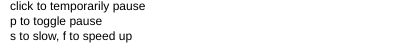
Frame 1 (no input)
Frame 60 (no input): identical to frame 1, image omitted
Frame 120 (the mouse pressed at the canvas centre since frame 60): identical to frame 1, image omitted

The p5.js sketch that drew this single still picture (run headless with seeded random() and noise() and a simulated clock; from frame 60 on, the mouse is pressed at the canvas centre):

// p5.js sketch
// ── sketch.js
let rowArr = [];
let currentValue = 1; // start with Option 1
let numRows = 30; // number of radio button rows
let numCols = 25; // number of options per radio button
let paused = false; //animation state
let speed;
let slider; //scoping slider so it can be used in the draw loop and keypressed after setup

function setup() {
  createCanvas(400, 50);
  for (let i = 0; i < numRows; i++) {
    // create a new radio group for each row
    let currDiv = createRadio();

    // add options
    for (let j = 0; j < numCols; j++) {
      currDiv.option(j); // add options 0, 1, ..., 9
    }

    // set the default selected option for each group
    currDiv.selected("1");

    // Store the radio group in the rowArr
    rowArr[i] = currDiv;
  }
  slider = createSlider(1, 20, 10, 2);
  speed = slider.value();
  text("click to temporarily pause", 10, 10);
  text("p to toggle pause", 10, 25);
  text("s to slow, f to speed up", 10, 40);
}

function draw() {
  if (!paused) {
    // loop through each row
    for (let row in rowArr) {
      let radioGroup = rowArr[row];
      // let options = radioGroup.elt.getElementsByTagName("input");

      // Loop through the radio buttons and change selection
      if (frameCount % speed === 0) {
        // Get the current selected index and increment it
        let selectedIndex = (parseInt(currentValue) + 1) % numCols;

        // Set the selected radio button for each row
        radioGroup.selected(selectedIndex.toString());
        currentValue = selectedIndex; // Update currentValue
      }
    }
  } else {
  }
}

function keyPressed() {
  if (key === "p") {
    // Toggle paused state
    paused = !paused;
    console.log(paused ? "animation paused" : "animation resumed");
  } else if (key === "f") {
    // Slow down the animation (decrease speed)
    slider.value(slider.value() - 2); // Decrease slider value by 1
    console.log("Speed decreased to " + speed);
  } else if (key === "s") {
    // Speed up the animation (increase speed)
    slider.value(slider.value() + 1); // Increase slider value by 1
    console.log("Speed increased to " + speed);
  }
  speed = slider.value(); // Update speed
}

// refferenced from https://archive.p5js.org/reference/#/p5/mouseReleased
function mousePressed() {
  paused = true;
}

function mouseReleased() {
  paused = false;
}

// ── style.css
* {
  box-sizing: border-box;
  scroll-behavior: smooth;
}

html,
body {
  height: 100%;
}

/* body {
  font-family: Roboto, Arial, sans-serif;

  min-height: 100vh;
  color: rgb(17, 127, 224);
  font-size: 1rem;
  line-height: 1.5;
  scrollbar-gutter: stable both-edges;
  position: relative;
  overflow: hidden;
} */
